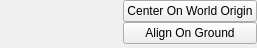
<?xml version="1.0" encoding="UTF-8"?>
<ui version="4.0">
 <class>ui::assets::studiomodel::ModelPanel</class>
 <widget class="QWidget" name="ui::assets::studiomodel::ModelPanel">
  <property name="geometry">
   <rect>
    <x>0</x>
    <y>0</y>
    <width>257</width>
    <height>48</height>
   </rect>
  </property>
  <property name="windowTitle">
   <string>Form</string>
  </property>
  <layout class="QHBoxLayout" name="MainLayout">
   <property name="sizeConstraint">
    <enum>QLayout::SetDefaultConstraint</enum>
   </property>
   <property name="leftMargin">
    <number>0</number>
   </property>
   <property name="topMargin">
    <number>0</number>
   </property>
   <property name="rightMargin">
    <number>0</number>
   </property>
   <property name="bottomMargin">
    <number>0</number>
   </property>
   <item>
    <widget class="qt::widgets::Vector3Edit" name="Origin" native="true"/>
   </item>
   <item>
    <layout class="QVBoxLayout" name="verticalLayout">
     <property name="spacing">
      <number>0</number>
     </property>
     <item>
      <widget class="QPushButton" name="CenterOnWorldOrigin">
       <property name="text">
        <string>Center On World Origin</string>
       </property>
      </widget>
     </item>
     <item>
      <widget class="QPushButton" name="AlignOnGround">
       <property name="text">
        <string>Align On Ground</string>
       </property>
      </widget>
     </item>
     <item>
      <spacer name="verticalSpacer">
       <property name="orientation">
        <enum>Qt::Vertical</enum>
       </property>
       <property name="sizeHint" stdset="0">
        <size>
         <width>20</width>
         <height>0</height>
        </size>
       </property>
      </spacer>
     </item>
    </layout>
   </item>
  </layout>
 </widget>
 <customwidgets>
  <customwidget>
   <class>qt::widgets::Vector3Edit</class>
   <extends>QWidget</extends>
   <header>qt/widgets/Vector3Edit.hpp</header>
   <container>1</container>
  </customwidget>
 </customwidgets>
 <resources/>
 <connections/>
</ui>
